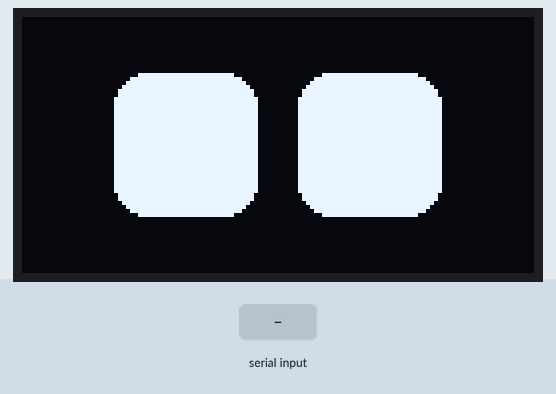
Simulated run of this sketch. Board: ESP32. Shown: 128×64 one-colour display. The test bench sets the inputs (shaded band). Random numbers use the default seed unless the sketch sets one; what the sketch prints to the serial monitor is not drawn.

Above: at 1.7 s.
1.8 s: "n" received over Serial
At 2.9 s:
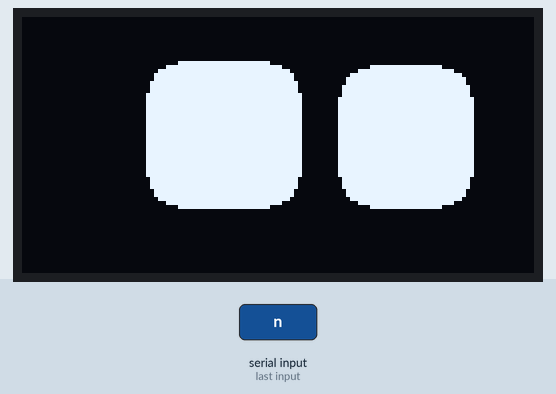
3.7 s: "d" received over Serial
At 6.01 s:
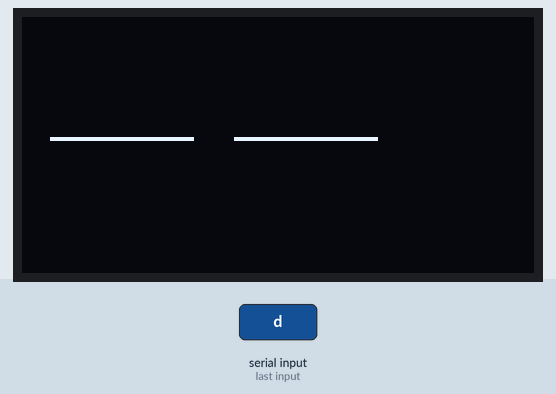
6.3 s: "p" received over Serial
At 8.99 s:
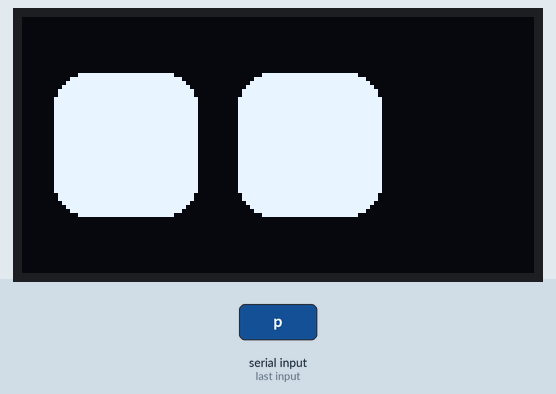
9.3 s: "n" received over Serial
At 10.7 s:
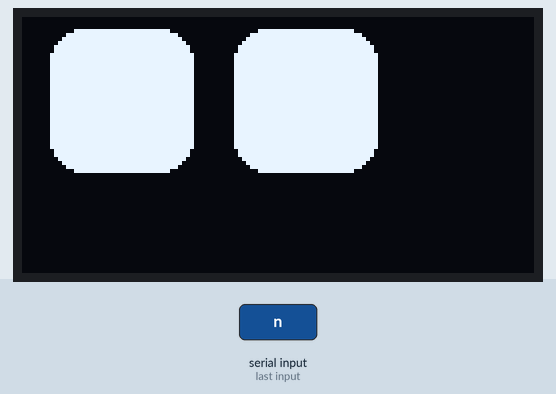
Timing chart, 0 to 11.9 s (numbered marks = the images above; inputs shaded):
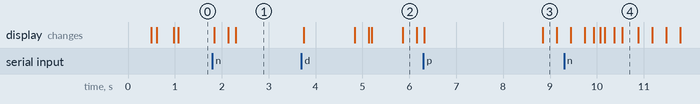

The sketch:

StatusDisplay3DTest.ino
```cpp
// ---- StatusDisplay3DTest ---------------------------------------------------------------
// Tries out the 3D eyes and the sleepy mood on their own, with no hexapod, no servos and no
// sound. StatusDisplay.h/.cpp here are a copy of the hexapod's.
//
// With perspective on, the eyes sit on a round shell that turns with the gaze: the shell moves
// and resizes each eye, which is then drawn as usual. With the gaze centred they must look
// exactly like the current eyes; the first step checks that.
//
// Wiring: an SH1106 128x64 OLED on the I2C pins below. Nothing else is required.
//
// The sketch walks through the steps below, printing what each one shows to Serial, plus
// the slowest update() of the step just finished, including sending the frame over I2C.
//
// Serial commands (115200 baud):
//   n  advance to the next step immediately
//   p  pause or resume the automatic walkthrough
//   d  switch perspective off and on, to compare with the flat eyes
//   ?  print this list

#include <Wire.h>
#include "StatusDisplay.h"

// Adjust to match your wiring.
constexpr int cI2C_SDA = 8;
constexpr int cI2C_SCL = 9;

constexpr uint8_t cTargetFps = 30;

StatusDisplay myDisplay;

enum class Step : uint8_t
{
  eFrontView = 0,
  eIdle,
  eGazeCircle,
  eSideToSide,
  eTired,
  eFocused,
  eHappy,
  eTallEyes,
  eSleepy,
  eNumSteps
};

Step          myStep          = Step::eFrontView;
unsigned long myStepStartedAt = 0;
bool          myPaused        = false;
StatusDisplay::Perspective myPerspective = StatusDisplay::Perspective::eResize;
unsigned long mySlowestUs     = 0;

// ----------------------------------------------------------------------------------------
const char* stepName(Step step)
{
  switch (step)
  {
    case Step::eFrontView:  return "gaze centred - must look exactly like the current eyes";
    case Step::eIdle:       return "idle wandering";
    case Step::eGazeCircle: return "setLookDirection() sweeping a circle";
    case Step::eSideToSide: return "gaze sweeping left to right";
    case Step::eTired:      return "mood: tired, gaze sweeping";
    case Step::eFocused:    return "mood: focused, gaze sweeping";
    case Step::eHappy:      return "mood: happy, gaze sweeping";
    case Step::eTallEyes:   return "36x45 eyes as when walking, gaze sweeping";
    case Step::eSleepy:     return "mood: sleepy - slit swaps sides, nods off every ~10 s";
    default:                return "unknown";
  }
}

// ----------------------------------------------------------------------------------------
unsigned long stepDurationMs(Step step)
{
  return (step == Step::eSleepy) ? 22000 : 6000;
}

// ----------------------------------------------------------------------------------------
void applyStep(Step step)
{
  // Every step starts from a known configuration, so each one only sets what it changes.
  myDisplay.setMood(StatusDisplay::Mood::eDefault);
  myDisplay.setWidth(36, 36);
  myDisplay.setHeight(36, 36);
  myDisplay.setSpaceBetween(10);
  myDisplay.setCuriosity(false);
  myDisplay.setIdleMode(false);
  myDisplay.setAutoBlinker(true, 3, 2);

  switch (step)
  {
    case Step::eIdle:     myDisplay.setIdleMode(true, 2, 2);                   break;
    case Step::eTired:    myDisplay.setMood(StatusDisplay::Mood::eTired);      break;
    case Step::eFocused:  myDisplay.setMood(StatusDisplay::Mood::eFocused);    break;
    case Step::eHappy:    myDisplay.setMood(StatusDisplay::Mood::eHappy);      break;
    case Step::eTallEyes: myDisplay.setHeight(45, 45);                         break;
    case Step::eSleepy:   myDisplay.setMood(StatusDisplay::Mood::eSleepy);     break;
    default:                                                                   break;
  }

  Serial.print("step ");
  Serial.print(static_cast<int>(step));
  Serial.print(": ");
  Serial.println(stepName(step));
}

// ----------------------------------------------------------------------------------------
void nextStep()
{
  Serial.print("  slowest update(): ");
  Serial.print(mySlowestUs);
  Serial.println(" us");
  mySlowestUs = 0;

  const uint8_t next = static_cast<uint8_t>(myStep) + 1;

  myStep          = (next < static_cast<uint8_t>(Step::eNumSteps)) ? static_cast<Step>(next)
                                                                  : Step::eFrontView;
  myStepStartedAt = millis();

  applyStep(myStep);
}

// ----------------------------------------------------------------------------------------
void printHelp()
{
  Serial.println("commands: n = next step, p = pause/resume, d = perspective off/on, ? = help");
}

// ----------------------------------------------------------------------------------------
void handleSerial()
{
  if (Serial.available() == 0)
    return;

  switch (Serial.read())
  {
    case 'n':
      nextStep();
      break;

    case 'p':
      myPaused = !myPaused;
      Serial.println(myPaused ? "paused" : "resumed");
      break;

    case 'd':
      myPerspective = (myPerspective == StatusDisplay::Perspective::eResize)
                    ? StatusDisplay::Perspective::eFlat
                    : StatusDisplay::Perspective::eResize;
      myDisplay.setPerspective(myPerspective);
      Serial.println((myPerspective == StatusDisplay::Perspective::eResize)
                     ? "perspective on" : "perspective off (flat, as today)");
      break;

    case '?':
      printHelp();
      break;

    default:
      break;
  }
}

// ----------------------------------------------------------------------------------------
void setup()
{
  Serial.begin(115200);
  delay(500); // let the USB CDC port attach before the first print

  Wire.begin(cI2C_SDA, cI2C_SCL);

  if (myDisplay.begin(cTargetFps) == false)
    Serial.println("ERROR: display did not come up - check wiring and I2C address");

  myDisplay.setPerspective(myPerspective);

  Serial.println("StatusDisplay 3D test");
  printHelp();

  myStepStartedAt = millis();
  applyStep(myStep);
}

// ----------------------------------------------------------------------------------------
void loop()
{
  handleSerial();

  // Drive the gaze for the steps that test it. setLookDirection() must be called every
  // frame, since it only overrides idle mode for the frame it was set on.
  const float phase = static_cast<float>(millis() % 4000) / 4000.0f * TWO_PI;

  switch (myStep)
  {
    case Step::eFrontView:  myDisplay.setLookDirection(0.0f, 0.0f);                         break;
    case Step::eGazeCircle: myDisplay.setLookDirection(cosf(phase), sinf(phase));           break;
    case Step::eSleepy:     myDisplay.setLookDirection(0.2f * sinf(phase / 2.0f), 0.2f);    break;
    case Step::eIdle:                                                                        break;
    default:                myDisplay.setLookDirection(cosf(phase), 0.0f);                  break;
  }

  const unsigned long start = micros();
  myDisplay.update();
  const unsigned long took = micros() - start;

  if (took > mySlowestUs)
    mySlowestUs = took;

  if (myPaused == false && millis() - myStepStartedAt >= stepDurationMs(myStep))
    nextStep();
}
```

Source omitted: StatusDisplay.cpp (35856 bytes), StatusDisplay.h (16674 bytes)

Measured:
- after the input at 1.8 s, the display: first changes at once (image 1 shows a later state)
